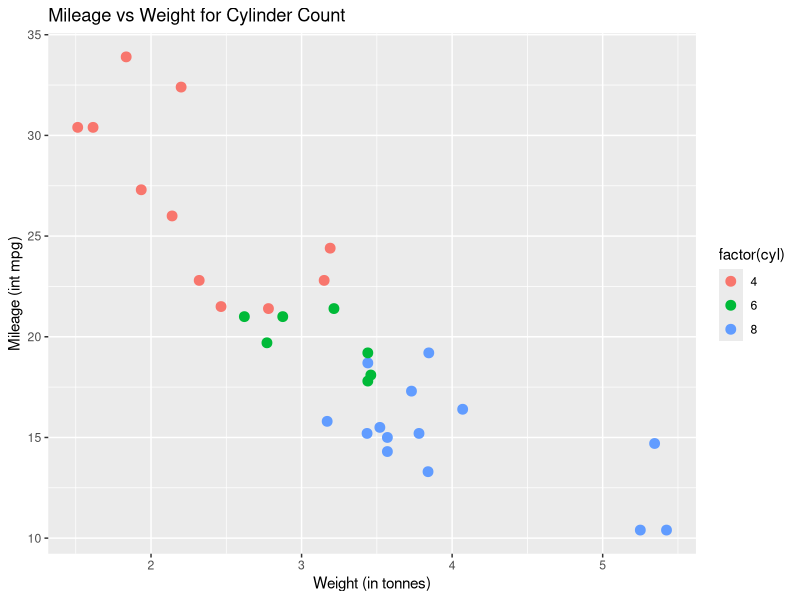
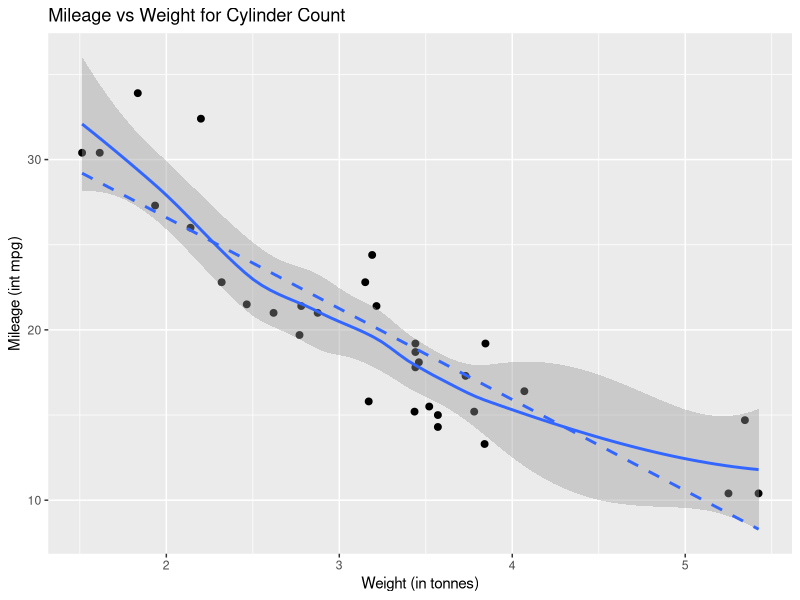
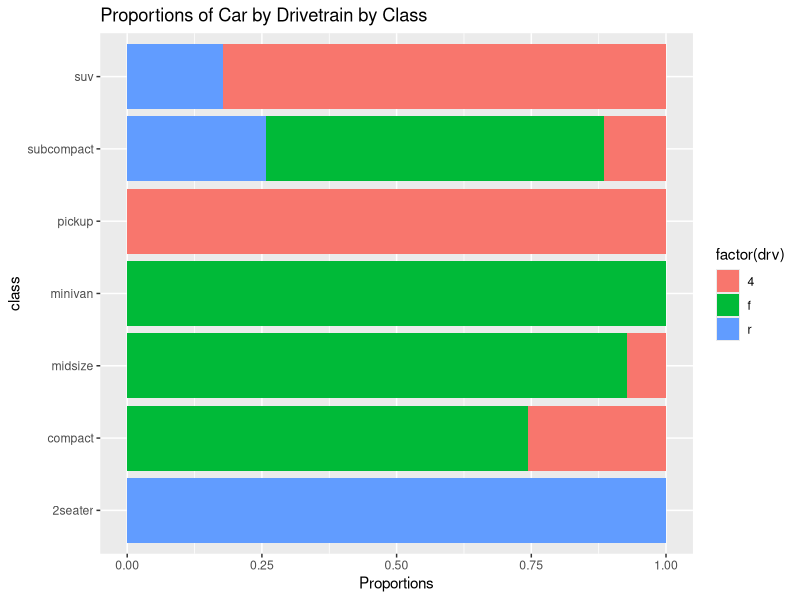
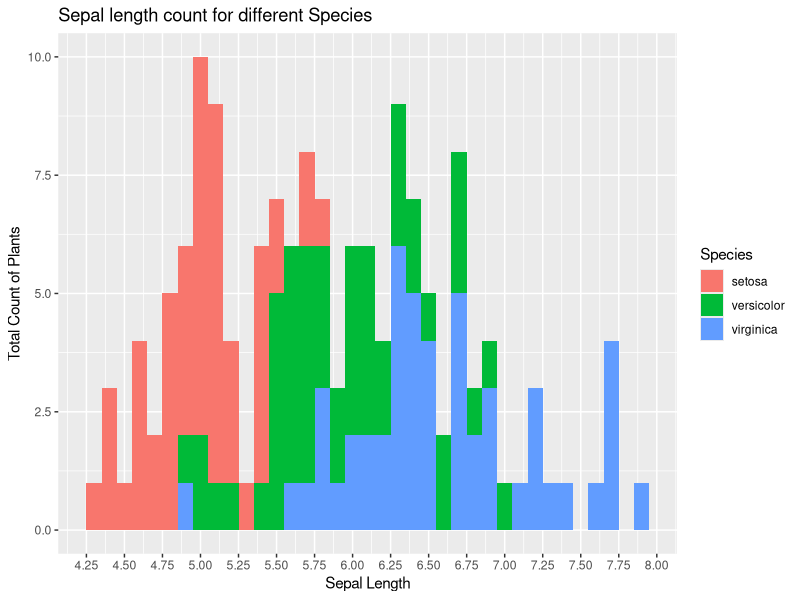
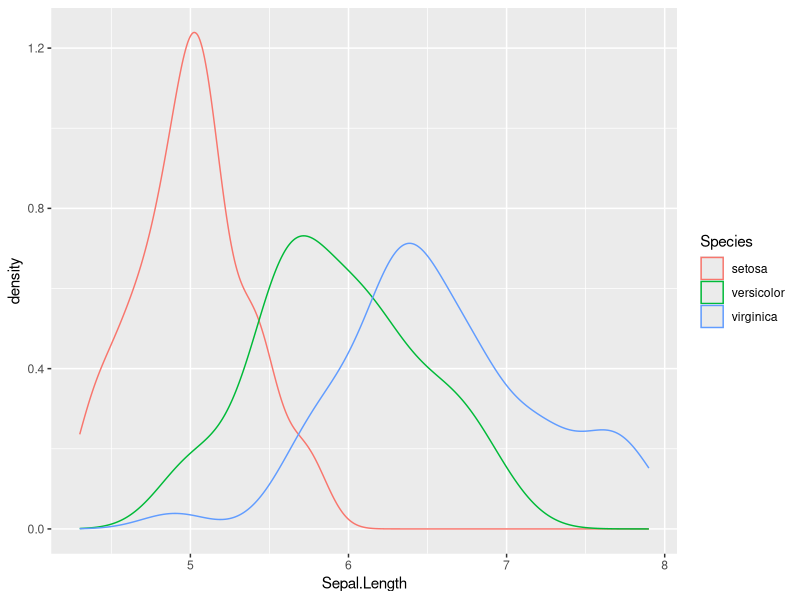
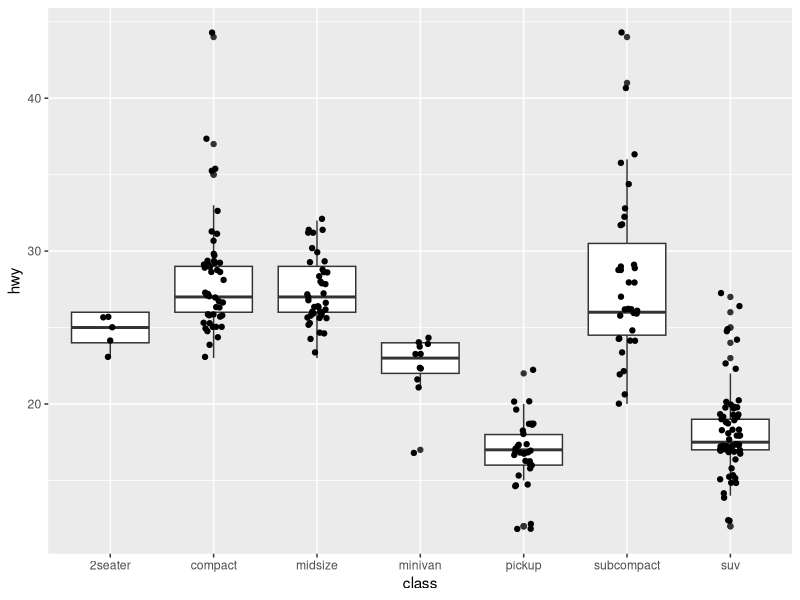
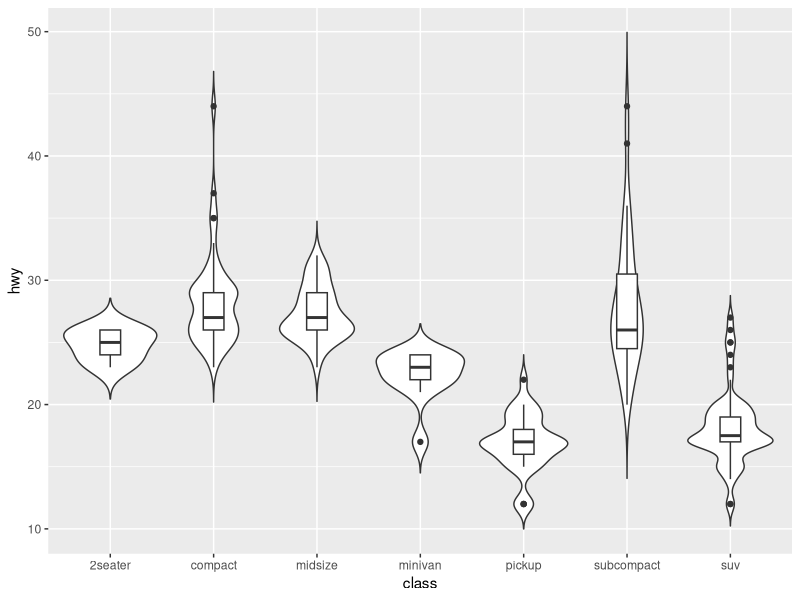
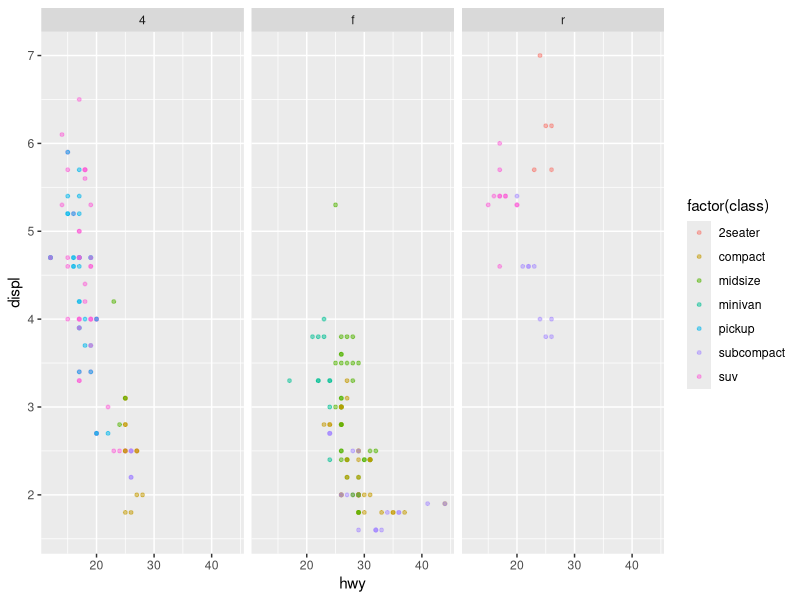

Source code (R) for these figures, in order:
library(ggplot2)
library(dplyr) 
data(mtcars)
data(mpg)
data(iris)

# 1.1 Plotting wt vs mpg for mtmcars dataset
wt_mpg_plot <- ggplot(mtcars, aes(x = wt, y = mpg, colour = factor(cyl)))
wt_mpg_plot <- wt_mpg_plot + geom_point(size = 3)
wt_mpg_plot <- wt_mpg_plot + labs(title = "Mileage vs Weight for Cylinder Count",
                    x = "Weight (in tonnes)",
                    y = "Mileage (int mpg)")
wt_mpg_plot


# 1.3 Plotting mpg vs wt with smooth curve
wt_mpg_plot_with_line <- ggplot(mtcars, aes(x = wt, y = mpg))
wt_mpg_plot_with_line <- wt_mpg_plot_with_line + geom_point(size = 2)
wt_mpg_plot_with_line <- wt_mpg_plot_with_line + 
                          labs(title = "Mileage vs Weight for Cylinder Count",
                                  x = "Weight (in tonnes)",
                                  y = "Mileage (int mpg)")
wt_mpg_plot_with_line <- wt_mpg_plot_with_line + stat_smooth(se = TRUE)
wt_mpg_plot_with_line <- wt_mpg_plot_with_line + 
                          stat_smooth(method = "lm", se = FALSE, linetype = "dashed")
wt_mpg_plot_with_line



# 1.4 Bar plots for mpg
car_class_count <- ggplot(mpg, aes(y = class))
car_class_count <- car_class_count + aes(fill = factor(drv))
#car_class_count <- car_class_count + geom_bar()
car_class_count <- car_class_count + labs(
  title = "Proportions of Car by Drivetrain by Class", 
  x = "Proportions")
car_class_count <- car_class_count + geom_bar(position = "fill")
car_class_count


# 1.5 Histogram and Densities
sepal_length_histo <- ggplot(iris, aes(Sepal.Length, fill = Species))
sepal_length_histo <- sepal_length_histo + geom_histogram(binwidth = 0.1)
sepal_length_histo <- sepal_length_histo + labs(
  title = "Sepal length count for different Species",
  y = "Total Count of Plants",
  x = "Sepal Length") + scale_x_continuous(breaks = seq(3.5, 8, .25))
sepal_length_histo


sepal_length_den <- ggplot(iris, aes(Sepal.Length))
sepal_length_den <- sepal_length_den + geom_density(aes(color = Species))
sepal_length_den


# 1.6 Boxplots and Violins
hwy_class_boxplot <- ggplot(mpg, aes(x = class, y = hwy))
hwy_class_boxplot <- hwy_class_boxplot + geom_boxplot()
hwy_class_boxplot <- hwy_class_boxplot + geom_jitter(width = 0.1)
hwy_class_boxplot

hwy_class_vplot <- ggplot(mpg, aes(x = class, y = hwy))
hwy_class_vplot <- hwy_class_vplot + geom_violin(trim = FALSE)
hwy_class_vplot <- hwy_class_vplot + geom_boxplot(width = 0.2)
hwy_class_vplot


# 1.7 Facet Grid and Wrap
hwy_disp_sct <- ggplot(mpg, aes(x = hwy, y = displ, colour = factor(class)))
hwy_disp_sct <- hwy_disp_sct + geom_point(alpha = 0.5, size = 1)
hwy_disp_sct <- hwy_disp_sct + facet_wrap(vars(drv))
hwy_disp_sct

hwy_disp_sct_grid <- ggplot(mpg, aes(x = hwy, y = displ, colour = factor(class)))
hwy_disp_sct_grid <- hwy_disp_sct_grid + geom_point(size = 1)
hwy_disp_sct_grid <- hwy_disp_sct_grid + facet_grid(rows = vars(drv), cols = vars(cyl))
hwy_disp_sct_grid


# 1.8 Scales, labels and themes
hwy_disp_sct_class <- ggplot(mpg, aes(y = hwy, x = displ, colour = factor(class)))
hwy_disp_sct_class <- hwy_disp_sct_class + geom_point()
hwy_disp_sct_class <- hwy_disp_sct_class + scale_color_brewer(palette = "Dark2")
hwy_disp_sct_class <- hwy_disp_sct_class + labs(
  title = "Highway Mileage vs Engine Capacity by Car Class",
  x = "Displacement (in L)",
  y = "Highway Mileage (in mpg)",
  colour = "Car Class")
hwy_disp_sct_class <- hwy_disp_sct_class + theme_minimal() + theme(legend.position = "bottom")
hwy_disp_sct_class


# 1.9 Summaries and Error Bars
summary(mpg[, c("hwy")])
hwy_stats_by_class <- mpg |> 
  group_by(class) |> 
  summarise(mean = mean(hwy), 
            sd = sd(hwy), 
            n = n(), 
            se = sd/sqrt(n),
            ci_95 = 1.96 * sd / sqrt(n)) |>
  ungroup()

mean_hwy_by_class_plot <- ggplot(hwy_stats_by_class, aes(y = reorder(class, -mean), x = mean))
mean_hwy_by_class_plot <- mean_hwy_by_class_plot + geom_col()
mean_hwy_by_class_plot <- mean_hwy_by_class_plot + labs(
  x = "Class (sorted by mean hwy)",
  y = "Mean highway MPG")
mean_hwy_by_class_plot

# 1.10
